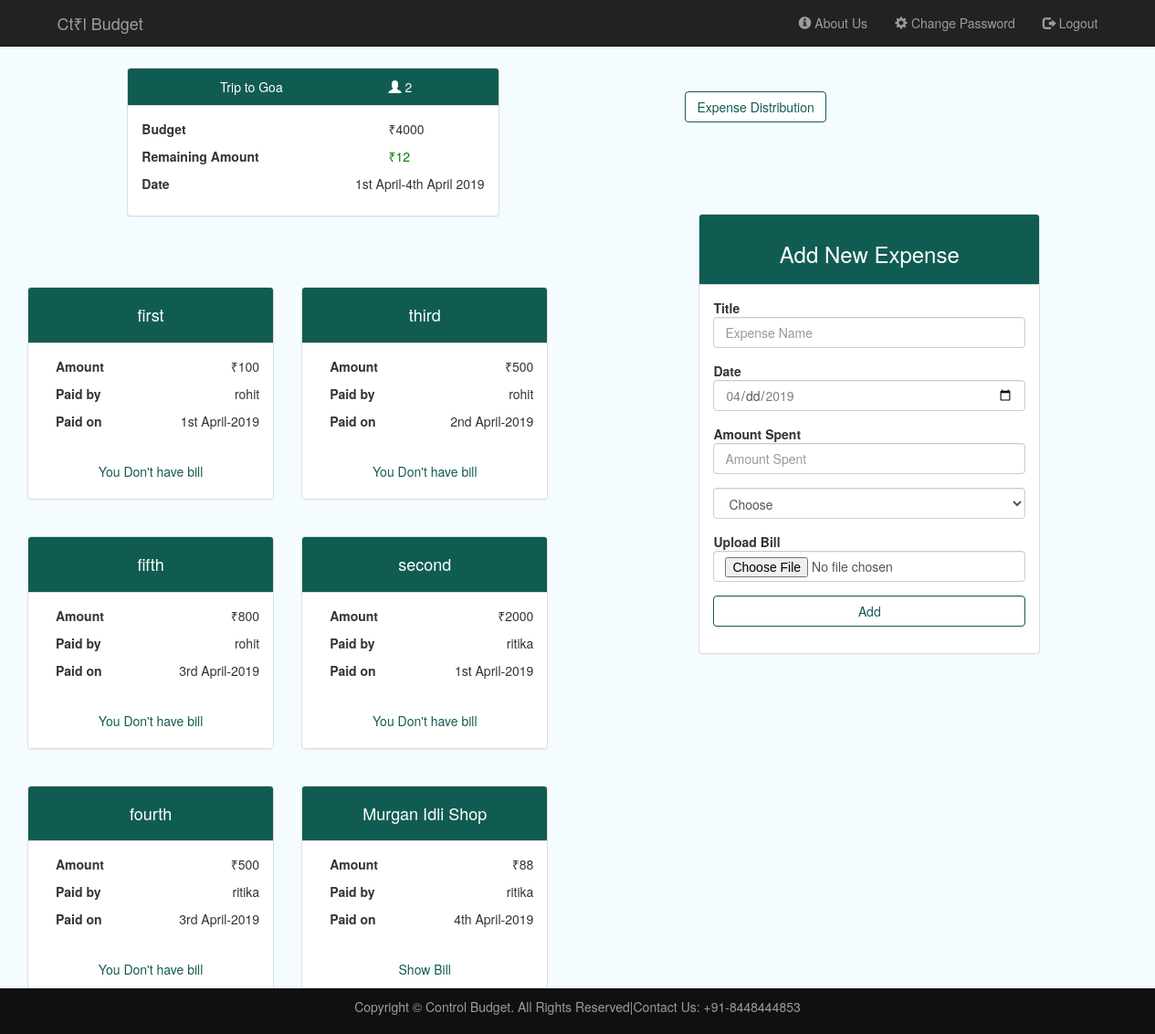
The app's page /Expense_Manager/view_plan.php?title=Trip to Goa (signed in) with its own data.
### tables this page shows
CREATE TABLE IF NOT EXISTS `budget_plan` (
  `id` int(11) NOT NULL AUTO_INCREMENT,
  `user_id` int(11) NOT NULL,
  `from_date` date NOT NULL,
  `to_date` date NOT NULL,
  `initial_budget` bigint(20) NOT NULL,
  `people` int(11) NOT NULL,
  `title` varchar(255) NOT NULL,
  PRIMARY KEY (`id`),
  KEY `user_id` (`user_id`)
);

CREATE TABLE IF NOT EXISTS `add_expense` (
  `id` int(11) NOT NULL AUTO_INCREMENT,
  `title` varchar(255) NOT NULL,
  `date` date NOT NULL,
  `expense` int(11) NOT NULL,
  `p_id` int(11) NOT NULL,
  `bill` varchar(255) DEFAULT '0',
  PRIMARY KEY (`id`),
  KEY `p_id` (`p_id`)
);

CREATE TABLE IF NOT EXISTS `person_details` (
  `id` int(30) NOT NULL AUTO_INCREMENT,
  `bud_id` int(30) NOT NULL,
  `name` varchar(255) NOT NULL,
  `expense` bigint(11) NOT NULL,
  PRIMARY KEY (`id`),
  KEY `bud_id` (`bud_id`)
);

### Expense_Manager/view_plan.php (the view, shortened to what this page needs)
<?php require './includes/common.php';
$em=$_SESSION['email'];
$select_id="select id from users where email='$em'";
$query_run=mysqli_query($con,$select_id) or die(mysqli_error($con));
$row_id=  mysqli_fetch_array($query_run) or die(mysqli_error($con));
$id=$row_id['id'];
$title=$_GET['title'];
$select_bid_query="select * from budget_plan bp where bp.user_id ='$id' and title='$title'";
$query_bud_res=  mysqli_query($con, $select_bid_query) or die(mysqli_error($con));
$fetch=mysqli_fetch_array($query_bud_res);
$b_id=$fetch['id'];
$budget=$fetch['initial_budget'];
$pep=$fetch['people'];
$frm=$fetch['from_date'];
$to=$fetch['to_date'];
?>
<html>
    <head>
        <link rel="stylesheet" href="https://maxcdn.bootstrapcdn.com/bootstrap/3.3.7/css/bootstrap.min.css">
        <link rel="stylesheet" type="text/css" href="css/index.css">
    </head>
    <body style='background-color: #f5fcff;overflow-y: scroll; width: 100%;height: 100%;' class="container">
        <?php include './includes/header.php';?>
        <div class="container col-xs-7" style="padding-top:6%">
                <div class="row" style='height:30%;width: 190%'>
                    <div class="col-xs-offset-1 col-xs-4">
                        <div class="panel panel-default">
                            <div class="panel-heading" style="background-color:#115c52;color:white">
                                <div class='row'>
                                    <div class='col-xs-8'>
                                        <center><?php echo $title;?></center>
                                    </div>
                                    <div class=' col-xs-2'>
                                        <span class='glyphicon glyphicon-user'></span> <?php echo $pep;?>
                                    </div>
                                </div>
                            </div>
                            <div class="panel-body">
                                <div class='row'>
                                    <div class='col-xs-8 '>
                                        <strong>Budget</strong>
                                    </div>
                                    <div class='col-xs-2'>
                                        <p>₹<?php echo $budget; ?></p>
                                    </div>
                                </div>
                                <div class='row'>
                                    <div class='col-xs-8 '>
                                        <strong>Remaining Amount</strong>
                                    </div>
                                    <div class='col-xs-2'>
                                        <?php
                                            $name_query="select * from person_details where bud_id='$b_id'";
                                            $query_res=mysqli_query($con,$name_query) or die(mysqli_error($con));
                                            $n=$pep;
                                            $sum=0;
                                            while($n--){
                                                $name_res=  mysqli_fetch_array($query_res) or die(mysli_error($con));
                                                $sum=$sum+$name_res['expense'];
                                                $amt=$budget-$sum;
                                            }
                                                if($amt>0){ ?>
                                                    <p style="color:green">₹<?php echo $amt;?></p>
                                                <?php } elseif ($amt<0) { ?>
                                                    <p style="color:red">₹<?php echo $amt;?></p>
                                                <?php } else{ ?>
                                                    <p style="color:black">₹<?php echo $amt;?></p>
                                                <?php } ?>
                                    </div>
                                </div>
                                <div class="row">
                                    <div class='col-xs-3 '>
                                        <strong>Date</strong>
                                    </div>
                                    <div class='col-xs-6' style='float:right'>
                                        <p style='float:right'><?php echo date('jS F',strtotime($frm))."-".date('jS F Y',strtotime($to)); ?></p>
                                    </div>
                                </div>
                            </div>
                        </div>
                    </div>
                </div>
            <div class="row">
                <?php
                    $select_pid="select * from person_details where bud_id=$b_id";
                    $pid_run=  mysqli_query($con,$select_pid) or die(mysqli_error($con));
                    $m=$pep;
                    while($m--){
                        $fetch_pid=mysqli_fetch_array($pid_run);
                        $pid=$fetch_pid['id'];
                        $name=$fetch_pid['name'];
                        $select_qu="select * from add_expense where p_id=$pid order by id asc";
                        $run=mysqli_query($con,$select_qu) or die(mysqli_error($con));
                        $pid_rows=mysqli_num_rows($run);
                        while($pid_rows--){
                            $info_query=mysqli_fetch_array($run);
                            $title1=$info_query['title'];
                            $exp=$info_query['expense'];
                            $date=$info_query['date'];
                            $bill=$info_query['bill'];?>
                <div class="col-xs-5">
                    <div class="panel panel-default"style="margin-bottom:40px;">
                        <div class="panel-heading" style="background-color:#115c52;color:white">
                            <center><h4><?php echo $title1; ?></h4></center>
                        </div>
                        <div class="panel-body">
                                <div class='col-xs-6'style="margin-bottom: 10px">
                                    <strong>Amount</strong>
                                </div>
                                <div class='col-xs-offset-4'>
                                    <p style="float: right">₹<?php echo $exp; ?></p>
                                </div>
                            <div class='col-xs-6' style="margin-bottom: 10px">
                                    <strong>Paid by</strong>
                                </div>
                                <div class='col-xs-offset-4'>
                                    <p style="float:right"><?php echo $name; ?></p>
                                </div>
                                <div class='col-xs-6'>
                                    <strong>Paid on</strong>
                                </div>
                                <div class='col-xs-offset-4'>
                                    <p style="float:right"><?php echo date('jS F-Y',strtotime($date)); ?></p>
                                </div>
                        </div>
                        <div class="panel-footer" style="text-align: center;border:none;background-color: white">
                            <?php
                                if($bill=='0'){
                                    ?><p style="color:#115c52">You Don't have bill</p> <?php
                                }
                                else{ ?>
                                    <a href="bill.php?bill=<?php// echo $bill; ?>" style="color:#115c52;text-decoration: none">Show Bill</a>
                                <?php }
                            ?>
                        </div>
                    </div>
                </div>
                        <?php }
                     }
                    ?>
            </div>
        </div>
        <div class="container col-xs-5">
            <div>
                <button style="border-color:#115c52;color:#115c52;background-color: white;margin-top: 100px;margin-bottom: 100px;"
                        class="btn" onclick="window.location.href ='expense_distribution.php?title=<?php echo $title; ?>'">
                    Expense Distribution</button>
            </div>
            <div class="col-xs-10">
                <div class="panel panel-default">
                    <div class="panel-heading" style='background-color:#115c52;color:white '>
                        <center><h3>Add New Expense</h3></center>
                    </div>
                    <div class="panel-body">
                        <form method="POST" action="add_new_expense.php"  enctype="multipart/form-data" >
                            <strong>Title</strong><br>
                            <input type="text" name="title" placeholder="Expense Name" class="form-control form-group" required>
                            <strong>Date</strong><br>
                            <input type="date" name="date" placeholder="dd/mm/yyyy" class="form-control form-group"
                                   min="<?php echo $frm; ?>" max="<?php echo $to; ?>" required>
                            <strong>Amount Spent</strong><br>
                            <input type="number" name="amount" placeholder="Amount Spent" class="form-control form-group"
                                   pattern="[0-9]+" required>
                            <select class="form-control form-group" name="name" required>
                                <option disabled selected value>Choose</option>
                            </select>
                            <strong>Upload Bill</strong><br>
                            <input type="file" class="sample-class form-control form-group" name="uploadedimage">
                            <button class="btn btn-block form-control form-group" style="border-color:#115c52;color:#115c52;background-color: white">Add</button>
                        </form>
                    </div>
                </div>
            </div>
        </div>
    </body>
    <div style="margin-left:-15px;">
        <?php include './includes/footer.php';?>
    </div>
</html>

### Expense_Manager/includes/header.php (shortened to what this page needs)
<navbar class="navbar navbar-inverse navbar-fixed-top">
    <div class="container">
        <div class="navbar-header">
            <a href="index.php" class="navbar-brand">Ct₹l Budget</a>
        </div>
        <div class="collapse navbar-collapse" id="myNavbar">
            <ul class="nav navbar-nav navbar-right">
            <?php if(isset($_SESSION['email'])){?>
                <li><a href="about_us.php"><span class="glyphicon glyphicon-info-sign"></span> About Us</a></li>
                <li><a href="change_password.php"><span class="glyphicon glyphicon-cog"></span> Change Password</a></li>
                <li><a href="logout.php"><span class="glyphicon glyphicon-log-out"></span> Logout</a></li>
            <?php } else{?>
                <li><a href="about_us.php"><span class="glyphicon glyphicon-info-sign"></span> About Us</a></li>
                <li><a href="signup.php"><span class="glyphicon glyphicon-user"></span> Sign Up</a></li>
                <li><a href="login.php"><span class="glyphicon glyphicon-log-in"></span> Login</a></li>
             <?php }?>
            </ul>
        </div>
    </div>
</navbar>

### Expense_Manager/includes/footer.php
<footer>
    <div class="container">
        <center>
            <p>Copyright © Control Budget. All Rights Reserved|Contact Us: +91-8448444853</p>
        </center>
    </div>
</footer>

### Expense_Manager/css/index.css (style rules this page uses)
footer { position: fixed; background-color: #101010; color:#9d9d9d; padding: 10px 0; bottom: 0; width:100%; overflow: hidden; height:50px; }
body { overflow-x: hidden; }

### records on screen
budget_plan: people "2", initial_budget "4000", initial_budget "12", from_date "1st April", to_date "4th April 2019"
add_expense: title "first", expense "100", p.name "rohit", date "1st April-2019", bill "You Don't have bill"
add_expense: title "third", expense "500", p.name "rohit", date "2nd April-2019", bill "You Don't have bill"
add_expense: title "fifth", expense "800", p.name "rohit", date "3rd April-2019", bill "You Don't have bill"
add_expense: title "second", expense "2000", p.name "ritika", date "1st April-2019", bill "You Don't have bill"
add_expense: title "fourth", expense "500", p.name "ritika", date "3rd April-2019", bill "You Don't have bill"
add_expense: title "Murgan Idli Shop", expense "88", p.name "ritika", date "4th April-2019"

### other values on screen
$title "Trip to Goa"
